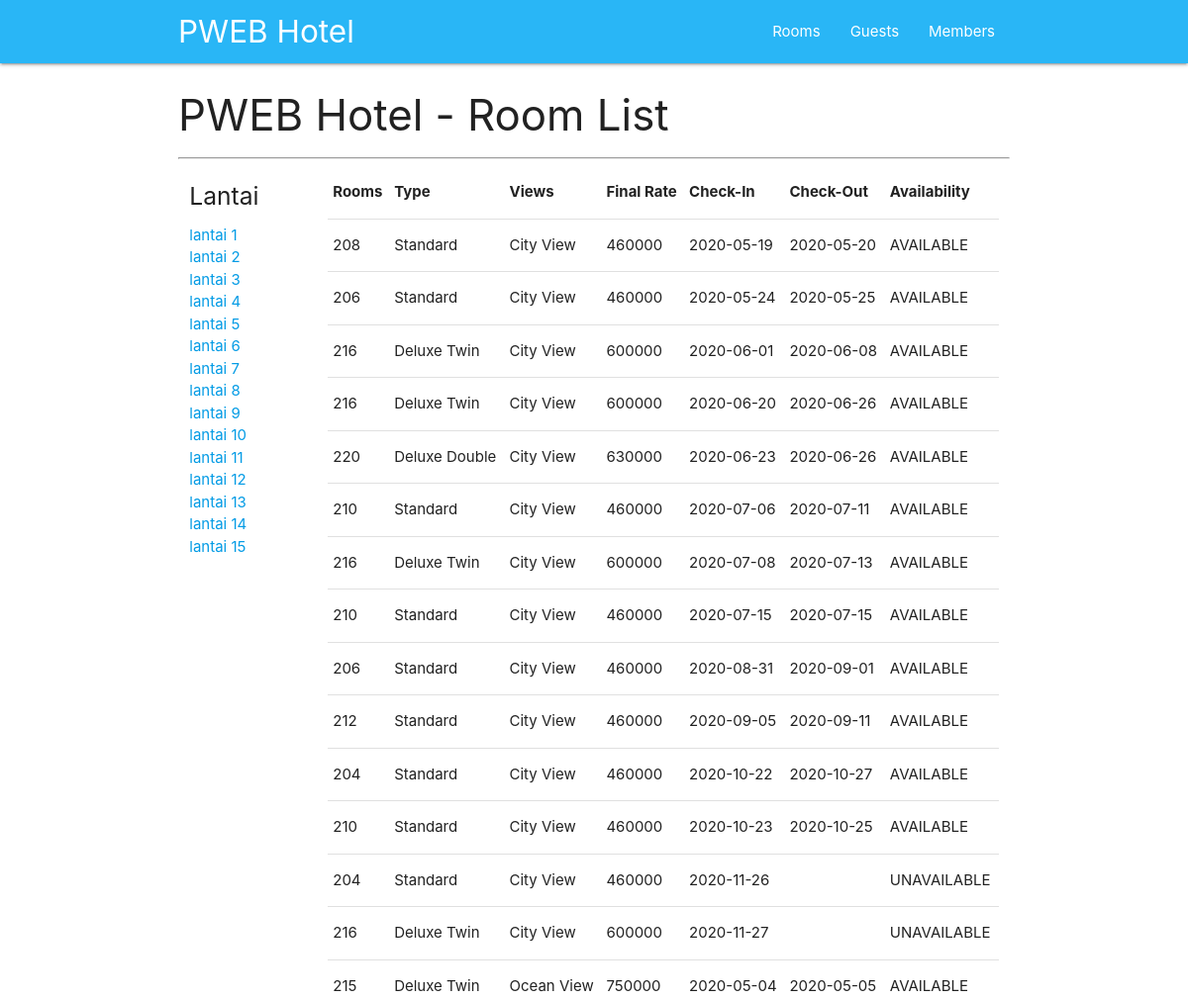
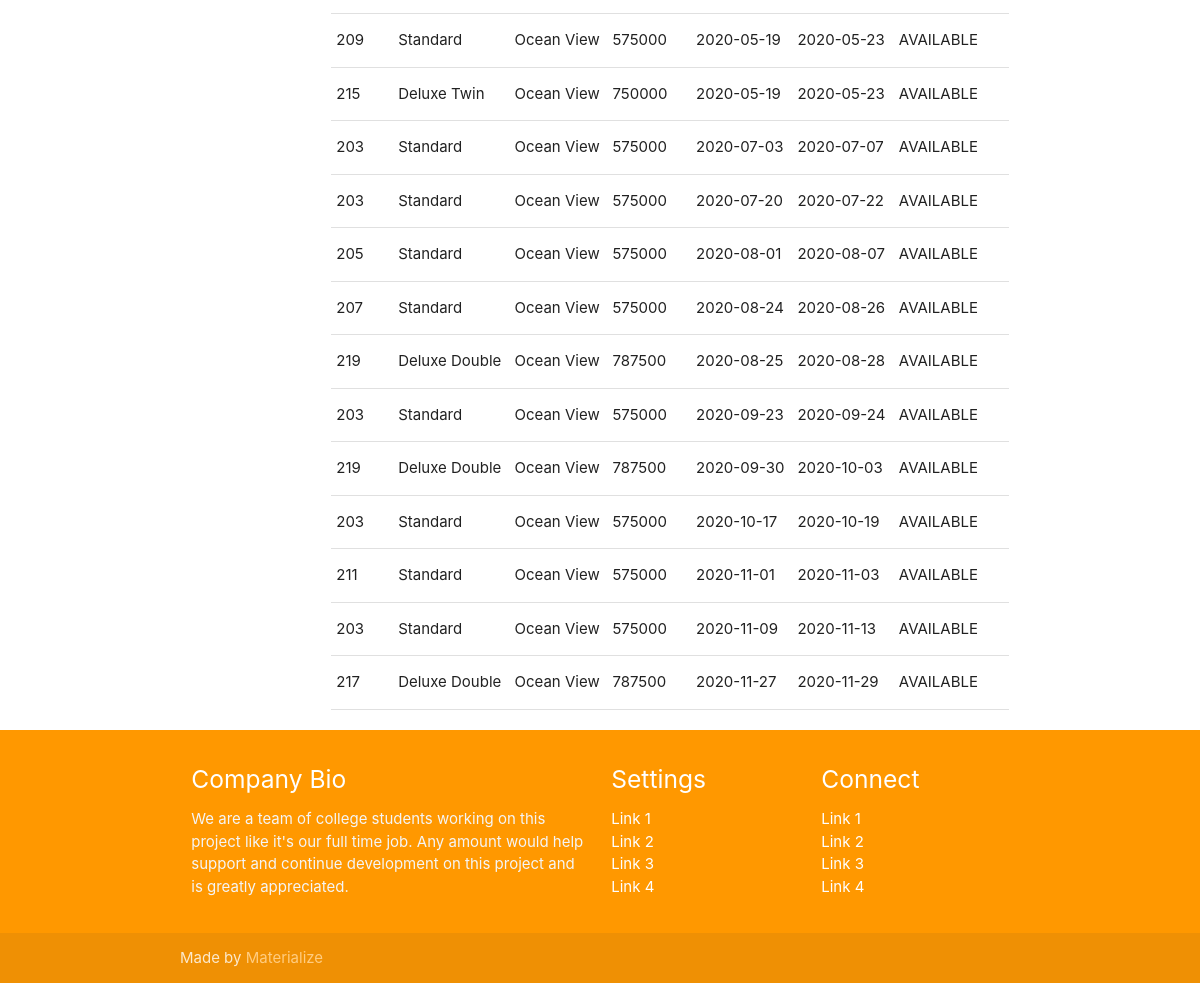
The page /rooms/2 on the database its author committed (2 pictures, top to bottom).
### tables this page shows
CREATE TABLE `rooms` (
  `room` varchar(4) NOT NULL,
  `rtype` char(1) NOT NULL,
  `dview` char(1) NOT NULL,
  `smoke` tinyint(1) DEFAULT NULL,
  PRIMARY KEY (`room`)
);

CREATE TABLE `roomtype` (
  `kode` char(1) NOT NULL,
  `rtype` varchar(25) NOT NULL,
  `rate` int(11) NOT NULL,
  PRIMARY KEY (`kode`)
);

CREATE TABLE `views` (
  `vcode` char(1) NOT NULL,
  `dview` varchar(20) NOT NULL,
  `addv` double NOT NULL,
  PRIMARY KEY (`vcode`)
);

CREATE TABLE `guests` (
  `date_in` date DEFAULT NULL,
  `date_out` date DEFAULT NULL,
  `member_ID` char(8) DEFAULT NULL,
  `room` char(4) DEFAULT NULL
);

### html/application/controllers/Room.php (called while the page is built, shortened)
<?php
class Room extends CI_Controller
{
  function __construct()
  {
    $this->load->model('room_model');
  }
  public function roomlist( $lantai = '' )
  {
    if ($lantai == '') {
      $where = '';
    }
    else {
      $where = "rm.room LIKE '".$lantai."__%'" ;
    }
    $viewdata['judul'] = "PWEB Hotel - Room List";
    $viewdata['rooms'] = $this->room_model->roomList( $where );
    $this->load->view('layout/header');
    $this->load->view('roomlist', $viewdata);
    $this->load->view('layout/footer');
	}
}
 ?>

### html/index.php (called while the page is built, shortened)
<?php
require_once BASEPATH.'core/CodeIgniter.php';

### html/application/models/Room_model.php (called while the page is built, shortened)
<?php
class Room_model extends CI_Model {
  public function roomList( $where = '' )
  {
    $this->db->select('rm.room, rt.rtype , rt.rate, rv.dview, rate+(rate*addv) frate, gs.date_in, gs.date_out');
    $this->db->join('roomtype rt' , 'rm.rtype = rt.kode');
    $this->db->join('views rv' , 'rm.dview=rv.vcode');
    $this->db->join('guests gs', 'rm.room=gs.room');
    if ( $where != '' ) $this->db->where( $where );
    $query = $this->db->get( 'rooms rm' );
    return $query->result_array();
  }
}
 ?>

### html/application/views/roomlist.php (the view)
<div class="container">
<h3> <?= $judul ?> </h3>
<hr>
<div class="row">
  <div class="col s2">
    <h5>Lantai</h5>
    <ul>
      <?php
        for ($l=1; $l<=15 ; $l++) {
          ?>
          <li>
            <a href="/rooms/<?= $l?>">lantai <?= $l ?></a>
          </li>
          <?php
        }
       ?>
    </ul>
  </div>
  <div class="col s10">
    <table>
      <thead>
        <tr>
          <th>Rooms</th>
          <th>Type</th>
          <th>Views</th>
          <th>Final Rate</th>
          <th>Check-In</th>
          <th>Check-Out</th>
          <th>Availability</th>
        </tr>
      </thead>
      <tbody>
      <?php foreach ($rooms as $room): ?>
        <tr>
          <td> <?= $room['room'] ?></td>
          <td> <?= $room['rtype'] ?></td>
          <td> <?= $room['dview'] ?></td>
          <td> <?= $room['frate'] ?></td>
          <td> <?= $room['date_in'] ?></td>
          <td> <?= $room['date_out'] ?></td>
          <td>
            <?php if (empty($room['date_out'])): echo "UNAVAILABLE";?>
            <?php else: echo "AVAILABLE";?>
            <?php endif; ?>
          </td>
        </tr>
      <?php endforeach; ?>
      </tbody>
    </table>
  </div>
</div>
</div>

### html/application/views/layout/header.php (shortened to what this page needs)
<!DOCTYPE html>
<html lang="en">
<head>
  <link href="/assets/css/materialize.css" type="text/css" rel="stylesheet" media="screen,projection"/>
  <link href="/assets/css/style.css" type="text/css" rel="stylesheet" media="screen,projection"/>
</head>
<body>
  <nav class="light-blue lighten-1" role="navigation">
    <div class="nav-wrapper container"><a id="logo-container" href="#" class="brand-logo">PWEB Hotel</a>
      <ul class="right hide-on-med-and-down">
        <li><a href="/rooms">Rooms</a></li>
        <li><a href="/guests">Guests</a></li>
        <li><a href="/members">Members</a></li>
      </ul>
    </div>
  </nav>

### html/application/views/layout/footer.php (shortened to what this page needs)
<footer class="page-footer orange">
  <div class="container">
    <div class="row">
      <div class="col l6 s12">
        <h5 class="white-text">Company Bio</h5>
        <p class="grey-text text-lighten-4">We are a team of college students working on this project like it's our full time job. Any amount would help support and continue development on this project and is greatly appreciated.</p>
      </div>
      <div class="col l3 s12">
        <h5 class="white-text">Settings</h5>
        <ul>
          <li><a class="white-text" href="#!">Link 1</a></li>
          <li><a class="white-text" href="#!">Link 2</a></li>
          <li><a class="white-text" href="#!">Link 3</a></li>
          <li><a class="white-text" href="#!">Link 4</a></li>
        </ul>
      </div>
      <div class="col l3 s12">
        <h5 class="white-text">Connect</h5>
        <ul>
          <li><a class="white-text" href="#!">Link 1</a></li>
          <li><a class="white-text" href="#!">Link 2</a></li>
          <li><a class="white-text" href="#!">Link 3</a></li>
          <li><a class="white-text" href="#!">Link 4</a></li>
        </ul>
      </div>
    </div>
  </div>
  <div class="footer-copyright">
    <div class="container">
    Made by <a class="orange-text text-lighten-3" href="http://materializecss.com">Materialize</a>
    </div>
  </div>
</footer>
</body>
</html>

### rows shown on the page
rooms: room "208", roomtype.rtype "Standard", views.dview "City View", frate "460000", guests.date_in "2020-05-19", guests.date_out "2020-05-20", shows "AVAILABLE"
rooms: room "206", roomtype.rtype "Standard", views.dview "City View", frate "460000", guests.date_in "2020-05-24", guests.date_out "2020-05-25", shows "AVAILABLE", guests.date_in "2020-08-31", guests.date_out "2020-09-01"
rooms: room "216", roomtype.rtype "Deluxe Twin", views.dview "City View", frate "600000", guests.date_in "2020-06-01", guests.date_out "2020-06-08", shows "AVAILABLE", guests.date_in "2020-06-20", guests.date_out "2020-06-26", guests.date_in "2020-07-08", guests.date_out "2020-07-13", guests.date_in "2020-11-27"
rooms: room "220", roomtype.rtype "Deluxe Double", views.dview "City View", frate "630000", guests.date_in "2020-06-23", guests.date_out "2020-06-26", shows "AVAILABLE"
rooms: room "210", roomtype.rtype "Standard", views.dview "City View", frate "460000", guests.date_in "2020-07-06", guests.date_out "2020-07-11", shows "AVAILABLE", guests.date_in "2020-07-15", guests.date_out "2020-07-15", guests.date_in "2020-10-23", guests.date_out "2020-10-25"
rooms: room "212", roomtype.rtype "Standard", views.dview "City View", frate "460000", guests.date_in "2020-09-05", guests.date_out "2020-09-11", shows "AVAILABLE"
rooms: room "204", roomtype.rtype "Standard", views.dview "City View", frate "460000", guests.date_in "2020-10-22", guests.date_out "2020-10-27", shows "AVAILABLE", guests.date_in "2020-11-26"
rooms: room "215", roomtype.rtype "Deluxe Twin", views.dview "Ocean View", frate "750000", guests.date_in "2020-05-04", guests.date_out "2020-05-05", shows "AVAILABLE", guests.date_in "2020-05-19", guests.date_out "2020-05-23"
rooms: room "209", roomtype.rtype "Standard", views.dview "Ocean View", frate "575000", guests.date_in "2020-05-19", guests.date_out "2020-05-23", shows "AVAILABLE"
rooms: room "203", roomtype.rtype "Standard", views.dview "Ocean View", frate "575000", guests.date_in "2020-07-03", guests.date_out "2020-07-07", shows "AVAILABLE", guests.date_in "2020-07-20", guests.date_out "2020-07-22", guests.date_in "2020-09-23", guests.date_out "2020-09-24", guests.date_in "2020-10-17", guests.date_out "2020-10-19", guests.date_in "2020-11-09", guests.date_out "2020-11-13"
rooms: room "205", roomtype.rtype "Standard", views.dview "Ocean View", frate "575000", guests.date_in "2020-08-01", guests.date_out "2020-08-07", shows "AVAILABLE"
rooms: room "207", roomtype.rtype "Standard", views.dview "Ocean View", frate "575000", guests.date_in "2020-08-24", guests.date_out "2020-08-26", shows "AVAILABLE"
rooms: room "219", roomtype.rtype "Deluxe Double", views.dview "Ocean View", frate "787500", guests.date_in "2020-08-25", guests.date_out "2020-08-28", shows "AVAILABLE", guests.date_in "2020-09-30", guests.date_out "2020-10-03"
rooms: room "211", roomtype.rtype "Standard", views.dview "Ocean View", frate "575000", guests.date_in "2020-11-01", guests.date_out "2020-11-03", shows "AVAILABLE"
rooms: room "217", roomtype.rtype "Deluxe Double", views.dview "Ocean View", frate "787500", guests.date_in "2020-11-27", guests.date_out "2020-11-29", shows "AVAILABLE"

### other values the page prints
$judul "PWEB Hotel - Room List"
